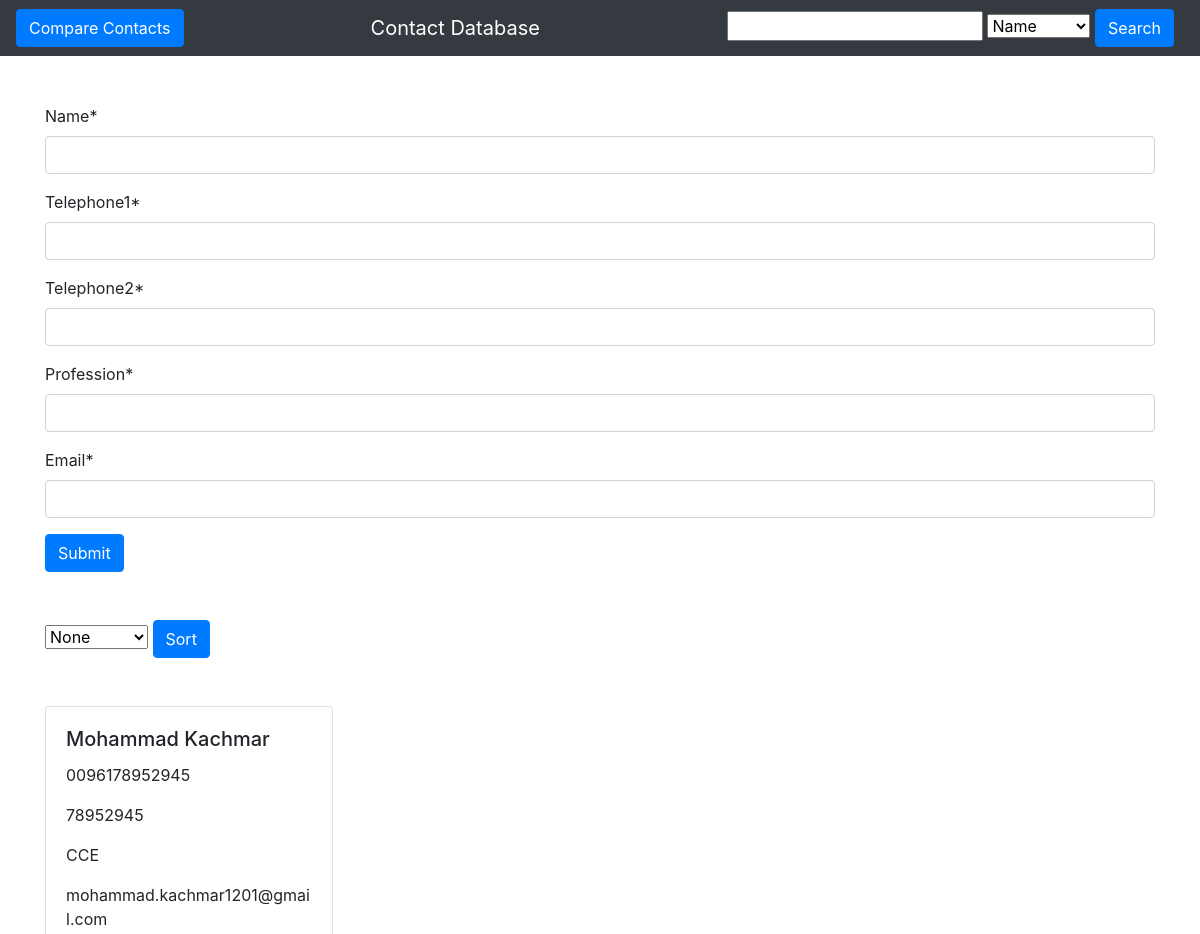
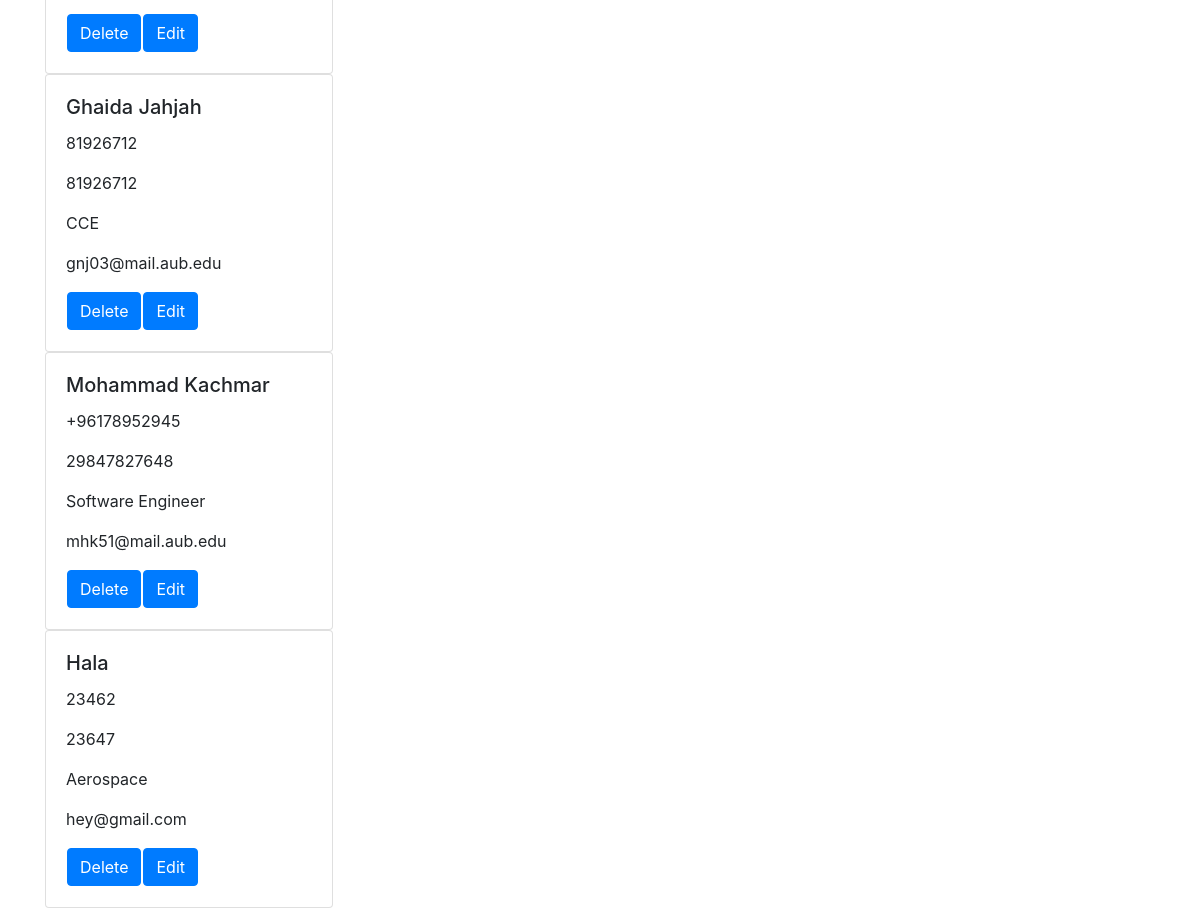
The page / on the database its author committed (2 pictures, top to bottom).
### contacts_app/models.py (models this page shows)
class Contact(models.Model):
    name = models.CharField(max_length=100)
    telephone1 = models.CharField(max_length=20,unique=True)
    telephone2 = models.CharField(max_length=20)
    profession = models.CharField(max_length=100)
    email = models.EmailField()

### contacts_app/views.py (the view)
# urls.py: path("", views.homepage, name="homepage"),
def homepage(request):
  if request.method == "POST":
    form = ContactForm(request.POST)
    if form.is_valid():
      form.save()
  sortBy = request.GET.get("sort-by")
  if(sortBy == "none" or sortBy == None):
    contacts = Contact.objects.all()
  else:
    contacts = Contact.objects.all().order_by(sortBy)
  form = ContactForm()
  return render(request, "home.html", {"form": form, "contacts":contacts})

### contacts_app/forms.py
class ContactForm(forms.ModelForm):
  class Meta:
    model = Contact
    fields = ('name','telephone1','telephone2','profession','email')

### contacts_app/templates/home.html (shortened to what this page needs)
<!DOCTYPE html>
<html>
   <head>
    <link rel="stylesheet" href="https://stackpath.bootstrapcdn.com/bootstrap/4.4.1/css/bootstrap.min.css">
  </head>
  <body>
      {% load crispy_forms_tags %}
      <nav class="navbar navbar-dark bg-dark">
        <form action="{% url 'contacts_app:compareNames'%}">
          <button class="btn btn-primary" type="submit">Compare Contacts</button>
        </form>
        <a class="navbar-brand mx-auto" href="">
          Contact Database
        </a>
        <form action="{% url 'contacts_app:search'%}" method="post" >
        <input type="text" id="search-string" name="search-string">
        <select name="search-by" id="search-by">
          <option value="name">Name</option>
        </select>
        <button class="btn btn-primary" type="submit" style="margin-right: 10px;">Search  </button>
      </form>
      </nav>
      <br><br>
      <div class="container">
      <form method="post">
        {{ form|crispy }}
        <button class ="btn btn-primary" type="submit" id= "submit_button">Submit</button>
      </form>
      <br><br>
      <form action="" method="get">
        <select name="sort-by" id="sort-by">
          <option value="none">None</option>
        </select>
        <button class ="btn btn-primary" type="submit" id= "sort_button">Sort</button>
      </form>
      </div>
      <br><br>
      <div class="container">
        {% for contact in contacts %}
        <div class="card" style="width: 18rem;">
          <div class="card-body">
            <h5 class="card-title">{{ contact.name }}</h5>
            <p class="card-text">{{ contact.telephone1 }}</p>
            <p class="card-text">{{ contact.telephone2 }}</p>
            <p class="card-text">{{ contact.profession }}</p>
            <p class="card-text">{{ contact.email }}</p>
            <table>
              <tbody>
                <tr>
                  <td>
            <form action="{% url 'contacts_app:deleteContact' contact.telephone1 %}" method="delete">
            <button class="btn btn-primary" type="submit" id = "delete_button">Delete</button>
            </form>
            </td>
            <td>
              <form action="{% url 'contacts_app:updateContact' contact.telephone1 %}" method="get">
              <button class="btn btn-primary" type="submit" id = "edit_button">Edit</button>
            </form>
              </td>
            </tr>
            </tbody>
            </table>
          </div>
        </div>
        {% endfor %}
      </div>
  </body>
</html>

### rows shown on the page
Contact: name "Mohammad Kachmar", telephone1 "0096178952945", telephone2 "78952945", profession "CCE", email "mohammad.kachmar1201@gmail.com"
Contact: name "Ghaida Jahjah", telephone1 "81926712", telephone2 "81926712", profession "CCE", email "gnj03@mail.aub.edu"
Contact: name "Mohammad Kachmar", telephone1 "+96178952945", telephone2 "29847827648", profession "Software Engineer", email "mhk51@mail.aub.edu"
Contact: name "Hala", telephone1 "23462", telephone2 "23647", profession "Aerospace", email "hey@gmail.com"
